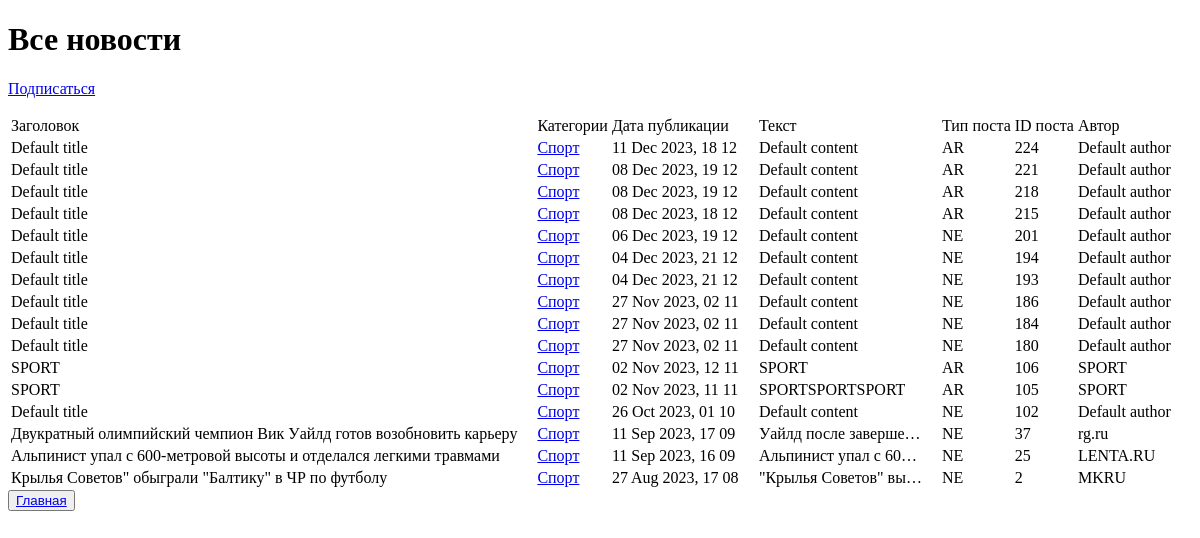
Page /categories/2/ on the earlier database version.
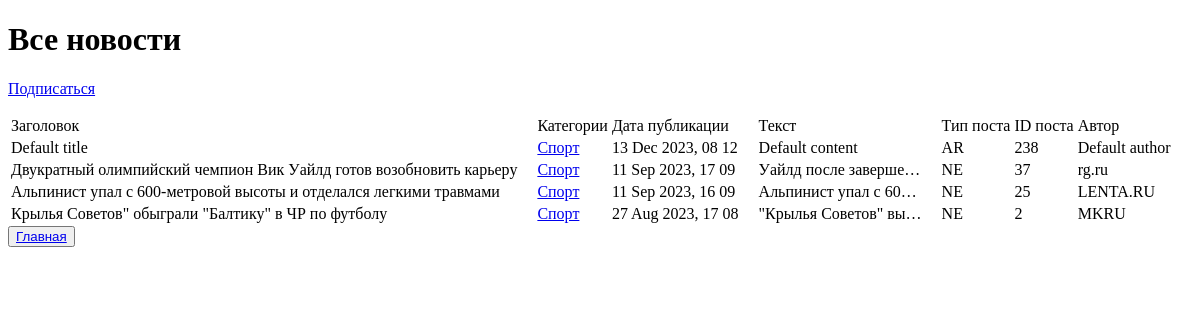
Same page on the later database version.
### news/models.py (models this page shows, shortened)
class Post(models.Model):
    news = 'NE'
    article = 'AR'
    POST_TYPES = [
        (news, 'Новость'),
        (article, 'Статья')
    ]
    author = models.CharField(max_length=255, default='Default author', verbose_name='имя автора')
    post_type = models.CharField(max_length=2, choices=POST_TYPES, default=article, verbose_name='Вид поста')
    date_create = models.DateTimeField(auto_now_add=True, verbose_name='дата и время создания')
    date_update = models.DateTimeField(auto_now=True, verbose_name='дата и время изменения')
    categories = models.ManyToManyField(Category, verbose_name='Категории')
    title = models.CharField(max_length=255, default='Default title', verbose_name='заголовок')
    content = models.TextField(default='Default content', verbose_name='текст')

class Category(models.Model):
    name = models.CharField(unique = True, max_length=255, verbose_name='Категории' )
    subscribers = models.ManyToManyField(User, blank=True, null=True, related_name='Подписчики')
    def __str__(self):
        return self.name

### news/views.py (the view)
# urls.py: path('categories/<int:pk>/', CategoryListView.as_view(),name='category_list'),
class CategoryListView(ListView):
    model = Post
    template_name = 'flatpages/category_list.html'
    context_object_name = 'category_list'
    def get_queryset(self):
        self.category = get_object_or_404(Category,
                                          id=self.kwargs['pk']
                                         )
        queryset = Post.objects.filter(categories=self.category).order_by('-date_create')
        return queryset
    def get_context_data(self, **kwargs):
        context = super().get_context_data(**kwargs)
        context['is_not_subscriber'] = self.request.user not in self.category.subscribers.all()
        context['category'] = self.category
        return context

### news/templatetags/custom_filters.py (called while the page is built)
@register.filter()
def censor(text):
    spl_text = text.split()
    explicitwords = ['дВижения',
                     'ТраСсе',
                     'производственных',
                     'Однако',
                     'детонациЮ']
    for ex_word in explicitwords:
        ex_word = ex_word.title()
        for word in spl_text:
            word1 = word[0].upper() + word[1:]
            if word1 == ex_word:
                text = text.replace(word, word[0] + '*' * (len(word) - 1))
    """Removes all values of arg from the given string"""
    return text

### templates/flatpages/category_list.html (shortened to what this page needs)
{% extends 'flatpages/default.html' %}
{% load custom_filters %}
{% load custom_tags %}
{% block content %}
    <h1>Все новости</h1>
{% if not subscriber %}
    <p class="text-center"><a href="{% url 'subscribe' category.id %}" class "btn btn-secondary btn-sm">Подписаться</a></p>
{% endif %}
    {% if category_list %}
       <table>
           <tr>
               <td>Заголовок</td>
               <td>Категории</td>
               <td>Дата публикации</td>
               <td>Текст</td>
               <td>Тип поста</td>
               <td>ID поста</td>
               <td>Автор</td>
           </tr>
           {% for new in category_list %}
           <tr>
               <td>{{ new.title|censor }}&emsp;</td>
               <td>
                   {% for category in new.categories.all %}
                       <a href="{% url 'category_list' category.id %}">{{category}}</a>
                   {% endfor %}
               </td>
               <td>{{ new.date_create|date:'d M Y, H m'|censor}}&emsp;</td>
               <td>{{ new.content|truncatechars:20|censor }}&emsp;</td>
               <td>{{ new.post_type }}&emsp;</td>
               <td>{{ new.id }}&emsp;</td>
               <td>{{ new.author }}&emsp;</td>
           </tr>
           {% endfor %}
       </table>
    {% else %}
       <h2>Новостей нет!</h2>
    {% endif %}
    <button> <a href="/news/"> Главная </a></button>
{% endblock content %}

### templates/flatpages/default.html (shortened to what this page needs)
<!DOCTYPE html>
<html>
<head>
</head>
<body>
{% block content %}
{% endblock content %}
</body>
</html>

Differences in the rows shown:
removed Post: title|censor "Default title", date_create|censor "11 Dec 2023, 18 12", content|censor "Default content", post_type "AR", id "224", author "Default author", Category (name "Спорт")
removed Post: title|censor "Default title", date_create|censor "08 Dec 2023, 19 12", content|censor "Default content", post_type "AR", id "221", author "Default author", Category (name "Спорт")
removed Post: title|censor "Default title", date_create|censor "08 Dec 2023, 19 12", content|censor "Default content", post_type "AR", id "218", author "Default author", Category (name "Спорт")
removed Post: title|censor "Default title", date_create|censor "08 Dec 2023, 18 12", content|censor "Default content", post_type "AR", id "215", author "Default author", Category (name "Спорт")
removed Post: title|censor "Default title", date_create|censor "06 Dec 2023, 19 12", content|censor "Default content", post_type "NE", id "201", author "Default author", Category (name "Спорт")
removed Post: title|censor "Default title", date_create|censor "04 Dec 2023, 21 12", content|censor "Default content", post_type "NE", id "194", author "Default author", Category (name "Спорт")
removed Post: title|censor "Default title", date_create|censor "04 Dec 2023, 21 12", content|censor "Default content", post_type "NE", id "193", author "Default author", Category (name "Спорт")
removed Post: title|censor "Default title", date_create|censor "27 Nov 2023, 02 11", content|censor "Default content", post_type "NE", id "186", author "Default author", Category (name "Спорт")
removed Post: title|censor "Default title", date_create|censor "27 Nov 2023, 02 11", content|censor "Default content", post_type "NE", id "184", author "Default author", Category (name "Спорт")
removed Post: title|censor "Default title", date_create|censor "27 Nov 2023, 02 11", content|censor "Default content", post_type "NE", id "180", author "Default author", Category (name "Спорт")
removed Post: title|censor "SPORT", date_create|censor "02 Nov 2023, 12 11", content|censor "SPORT", post_type "AR", id "106", author "SPORT", Category (name "Спорт")
removed Post: title|censor "SPORT", date_create|censor "02 Nov 2023, 11 11", content|censor "SPORTSPORTSPORT", post_type "AR", id "105", author "SPORT", Category (name "Спорт")
removed Post: title|censor "Default title", date_create|censor "26 Oct 2023, 01 10", content|censor "Default content", post_type "NE", id "102", author "Default author", Category (name "Спорт")
added Post: title|censor "Default title", date_create|censor "13 Dec 2023, 08 12", content|censor "Default content", post_type "AR", id "238", author "Default author", Category (name "Спорт")
